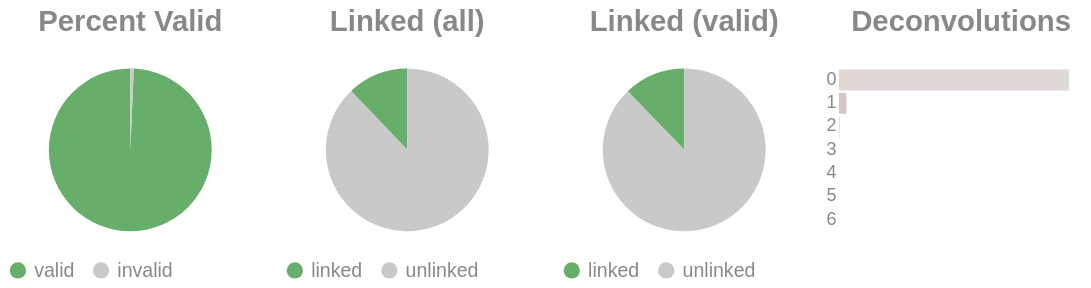

Write notebook code for a chart like this one.
### Code cell
if SKIPLR:
    pass
else:
    clash = Counter()
    for i in valids['molecule'].to_list():
        _mol = i.split("-")
        if len(_mol) == 1:
            clash.update('0')
        else:
            clash.update(_mol[-1])

    _d = {"deconvolutions": [], 'count': []}
    for k,v in clash.items():
        _d['deconvolutions'].append(k)
        _d['count'].append(v)

    tot_valid = valids['reads'].sum()
    mask = valids['reads'] >= 2
    n_linked_reads = valids.filter(mask)['reads'].sum()
    if n_linked_reads == 0:
        print_html("No linked molecules (>=2 reads) were detected; skipping linked-only distributions.")
        SKIPLR = True
    else:
        perc_valid = round(tot_valid / n_reads, 4)
        linked_perc_abs = round(n_linked_reads / n_reads, 4)
        linked_perc = round(n_linked_reads / tot_valid, 4)

    _valid = pl.DataFrame({"valids": ['valid', 'invalid'], "count": [tot_valid, n_reads - tot_valid]})
    _linked_abs = pl.DataFrame({"linked (absolute)": ['linked', 'unlinked'], "count": [n_linked_reads, n_reads - n_linked_reads]})
    _linked_rel = pl.DataFrame({"linked (valids)": ['linked', 'unlinked'], "count": [n_linked_reads, tot_valid - n_linked_reads]})

    (
        alt.hconcat(
            piechart(_valid, goodval = 'valid', title = "Percent Valid"),
            piechart(_linked_abs, goodval = "linked", title =  "Linked (all)"),
            piechart(_linked_rel, goodval = "linked", title =  "Linked (valid)"),
            convolutionbar(pl.DataFrame(_d), title = "Deconvolutions"),
            center = True,
            bounds = 'flush'
        )
        .resolve_scale(color='independent')
        .resolve_legend('independent')
        .properties(usermeta={'embedOptions': {"actions": False}})
    ).display()

### Figure 1 — Vega-Lite specification as saved in the notebook (floating-point values rounded to 4 significant figures)
{"width": "container", "height": 400, "config": {"title": {"anchor": "start", "dy": -15, "fontSize": 18, "color": "#888888", "subtitleColor": "#888888", "subtitleFontSize": 14}, "arc": {"fill": "#0072B2"}, "axis": {"domainColor": "#888888", "domainWidth": 0.5, "gridWidth": 0.2, "grid": false, "titleFontWeight": 400, "titleFontSize": 15, "labelFontSize": 11, "labelColor": "#888888", "tickColor": "#888888", "tickWidth": 0.2, "titleColor": "#888888"}, "axisBand": {"grid": false}, "axisX": {"grid": true, "tickSize": 10, "domainCap": "round"}, "axisY": {"domain": false, "grid": true, "tickSize": 0, "domainCap": "round"}, "background": "transparent", "header": {"labelFontSize": 15, "labelColor": "#888888", "titleFontSize": 15, "titleFontWeight": 600, "titleColor": "#888888"}, "legend": {"labelFont": "sans-serif", "labelFontSize": 12, "labelColor": "#888888", "symbolSize": 100, "symbolType": "circle", "titleFontSize": 12, "titlePadding": 10, "titleColor": "#888888", "title": null}, "range": {"category": ["#E69F00", "#56B4E9", "#009E73", "#F0E442", "#0072B2", "#D55E00", "#CC79A7", "#000000"], "diverging": ["#cfe8f3", "#a2d4ec", "#73bfe2", "#46abdb", "#1696d2", "#12719e"]}, "area": {"fill": "#0072B2", "fillOpacity": 0.7, "line": true, "strokeOpacity": 0.7}, "line": {"color": "#0072B2", "stroke": "#0072B2", "strokeWidth": 2}, "trail": {"color": "#0072B2", "stroke": "#0072B2", "strokeWidth": 0, "size": 1}, "point": {"filled": true, "fillOpacity": 1.0, "size": 95}, "text": {"color": "#888888", "fontSize": 11, "align": "right", "fontWeight": 400, "size": 11}, "bar": {"fill": "#0072B2", "stroke": null}, "view": {"stroke": null, "continuousWidth": 660, "continuousHeight": 400}}, "hconcat": [{"data": {"name": "data-fc2ea53ece9a6eb04b44e76bfd1daba2"}, "mark": {"type": "arc"}, "encoding": {"color": {"field": "valids", "legend": {"orient": "bottom", "title": null}, "scale": {"domain": ["valid", "invalid"], "range": ["#68ae6b", "#C9C9C9"]}, "title": "Valids", "type": "nominal"}, "theta": {"field": "count", "type": "quantitative"}, "tooltip": [{"field": "valids", "title": "Valids", "type": "ordinal"}, {"field": "percent", "format": ".2%", "title": "Percent", "type": "quantitative"}, {"field": "count", "title": "Count", "type": "quantitative"}]}, "height": 100, "title": {"text": "Percent Valid", "align": "center", "anchor": "middle"}, "transform": [{"calculate": "datum.count / 3675250", "as": "percent"}], "width": 150}, {"data": {"name": "data-57636c744a2322206a283f8b743dea6b"}, "mark": {"type": "arc"}, "encoding": {"color": {"field": "linked (absolute)", "legend": {"orient": "bottom", "title": null}, "scale": {"domain": ["linked", "unlinked"], "range": ["#68ae6b", "#C9C9C9"]}, "title": "Linked (Absolute)", "type": "nominal"}, "theta": {"field": "count", "type": "quantitative"}, "tooltip": [{"field": "linked (absolute)", "title": "Linked (Absolute)", "type": "ordinal"}, {"field": "percent", "format": ".2%", "title": "Percent", "type": "quantitative"}, {"field": "count", "title": "Count", "type": "quantitative"}]}, "height": 100, "title": {"text": "Linked (all)", "align": "center", "anchor": "middle"}, "transform": [{"calculate": "datum.count / 3675250", "as": "percent"}], "width": 150}, {"data": {"name": "data-1a88b91dabe7c110dd9890532df53a45"}, "mark": {"type": "arc"}, "encoding": {"color": {"field": "linked (valids)", "legend": {"orient": "bottom", "title": null}, "scale": {"domain": ["linked", "unlinked"], "range": ["#68ae6b", "#C9C9C9"]}, "title": "Linked (Valids)", "type": "nominal"}, "theta": {"field": "count", "type": "quantitative"}, "tooltip": [{"field": "linked (valids)", "title": "Linked (Valids)", "type": "ordinal"}, {"field": "percent", "format": ".2%", "title": "Percent", "type": "quantitative"}, {"field": "count", "title": "Count", "type": "quantitative"}]}, "height": 100, "title": {"text": "Linked (valid)", "align": "center", "anchor": "middle"}, "transform": [{"calculate": "datum.count / 3650227", "as": "percent"}], "width": 150}, {"data": {"name": "data-1501fbeca0b54c8cd4b7c61bf51ef348"}, "mark": {"type": "bar"}, "encoding": {"color": {"field": "deconvolutions", "legend": null, "scale": {"scheme": "lightgreyred"}, "type": "nominal"}, "tooltip": [{"field": "deconvolutions", "title": "Deconvolutions", "type": "ordinal"}, {"field": "percent", "format": ".2%", "title": "Percent", "type": "quantitative"}, {"field": "count", "title": "Count", "type": "quantitative"}], "x": {"axis": null, "field": "count", "type": "quantitative"}, "y": {"field": "deconvolutions", "sort": "ascending", "title": null, "type": "nominal"}}, "height": 100, "title": {"text": "Deconvolutions", "align": "center", "anchor": "middle"}, "transform": [{"calculate": "datum.count / 3410922", "as": "percent"}], "width": 150}], "bounds": "flush", "center": true, "resolve": {"legend": {"angle": "independent"}, "scale": {"color": "independent"}}, "usermeta": {"embedOptions": {"actions": false}}, "$schema": "https://vega.github.io/schema/vega-lite/v6.1.0.json", "datasets": {"data-fc2ea53ece9a6eb04b44e76bfd1daba2": [{"valids": "valid", "count": 3650227}, {"valids": "invalid", "count": 25023}], "data-57636c744a2322206a283f8b743dea6b": [{"linked (absolute)": "linked", "count": 445355}, {"linked (absolute)": "unlinked", "count": 3229895}], "data-1a88b91dabe7c110dd9890532df53a45": [{"linked (valids)": "linked", "count": 445355}, {"linked (valids)": "unlinked", "count": 3204872}], "data-1501fbeca0b54c8cd4b7c61bf51ef348": [{"deconvolutions": "0", "count": 3297413}, {"deconvolutions": "1", "count": 106596}, {"deconvolutions": "2", "count": 6340}, {"deconvolutions": "3", "count": 514}, {"deconvolutions": "4", "count": 52}, {"deconvolutions": "5", "count": 6}, {"deconvolutions": "6", "count": 1}]}}
